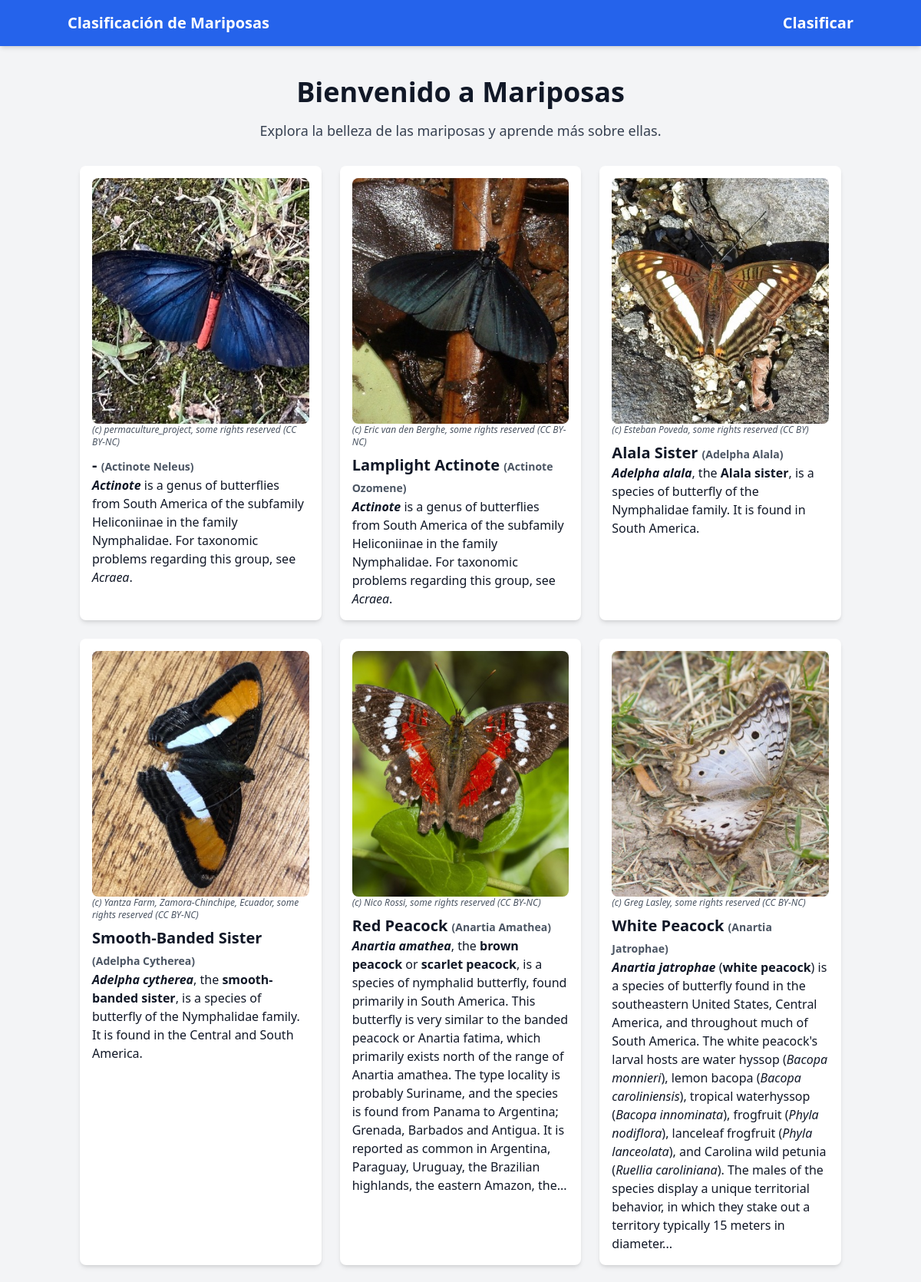
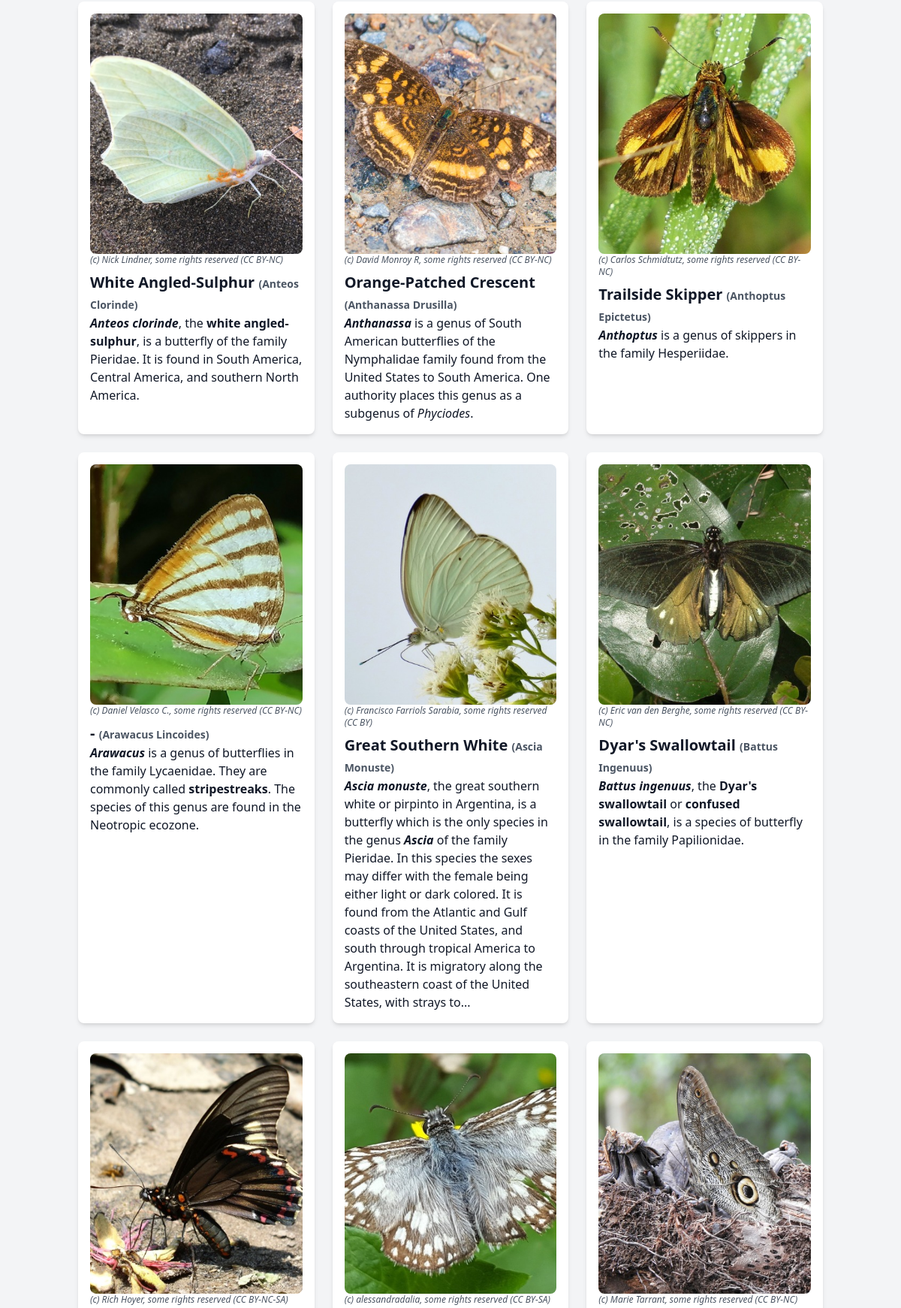
The page / (upper part) on the database its author committed (2 pictures, top to bottom).
### mariposas/models.py (models this page shows, shortened)
class Ficha(models.Model):
    NIVEL_CHOICES = [
        ('especie', 'Especie'),
        ('genero', 'Género'),
        ('familia', 'Familia'),
    ]
    slug = models.SlugField(max_length=100, unique=True)
    cientifico = models.CharField(max_length=100, unique=True)
    comun = models.CharField(max_length=100, blank=True)
    familia = models.CharField(max_length=50)
    taxon_id = models.PositiveIntegerField(unique=True)
    resumen = models.TextField()
    resumen_nivel = models.CharField(max_length=10, choices=NIVEL_CHOICES)
    resumen_ambito = models.CharField(max_length=100)
    wikipedia = models.URLField()
    inaturalist = models.URLField()
    imagen = models.ImageField(upload_to='fichas')
    atribucion = models.CharField(max_length=200)
    licencia = models.CharField(max_length=20)
    class Meta:
        ordering = ['cientifico']

### mariposas/views.py (the view)
# urls.py: path('', views.inicio, name='inicio'),
def inicio(request):
    mariposas = Ficha.objects.all()
    return render(request, 'inicio.html', {"mariposas": mariposas})

### mariposas/templatetags/markdown_tag.py (called while the page is built)
@register.filter(name='markdown')
def markdown_format(text):
    return mark_safe(markdown.markdown(text, extensions=['extra', 'codehilite']))

### mariposas/templates/inicio.html (shortened to what this page needs)
{% extends 'base.html' %}
{% load markdown_tag %}
{% block content %}
  <div class="flex flex-col items-center justify-center min-h-screen bg-gray-100">
    <h1 class="text-4xl font-bold mb-4">Bienvenido a Mariposas</h1>
    <p class="text-lg text-gray-700 mb-8">Explora la belleza de las mariposas y aprende más sobre ellas.</p>
    {% if mariposas %}
      <div class="grid grid-cols-1 sm:grid-cols-2 md:grid-cols-3 gap-6">
        {% for mariposa in mariposas %}
          <div class="bg-white p-4 rounded-lg shadow-md">
            <img src="{{ mariposa.imagen.url }}" alt="{{ mariposa.comun }}" class="w-full min-h-80 object-cover rounded-lg">
            <p class="text-gray-600 text-xs mb-2"><em>{{ mariposa.atribucion }}</em></p>
            <h2 class="text-xl font-semibold capitalize">{{ mariposa.comun|default:"-" }} <span class="text-gray-600 text-sm">({{ mariposa.cientifico }})</span></h2>
            <p class="text-gray-600">{{ mariposa.resumen|markdown }}</p>
          </div>
        {% endfor %}
      </div>
    {% else %}
      <p class="text-gray-600">No hay mariposas disponibles en este momento.</p>
    {% endif %}
  </div>
{% endblock %}

### mariposas/templates/base.html (shortened to what this page needs)
{% load static %}
<!doctype html>
<html lang="en">
  <head>
    <script src="https://cdn.tailwindcss.com"></script>
    <link
      rel="stylesheet"
      href="https://cdnjs.cloudflare.com/ajax/libs/font-awesome/7.3.1/css/all.min.css"
    />
  </head>
  <body class="bg-gray-100 text-gray-900 min-h-screen">
    <nav class="bg-blue-600 p-4 text-white shadow-md">
      <div class="container mx-auto flex justify-between items-center">
        <a href="{% url 'mariposas:inicio' %}" class="font-bold text-xl">
          Clasificación de Mariposas
        </a>
        <a href="{% url 'mariposas:clasificacion' %}" class="font-bold text-xl">
          Clasificar
        </a>
      </div>
    </nav>
    <main class="container mx-auto mt-10 px-4">
      {% block content %} {% endblock %}
    </main>
  </body>
</html>

### rows shown on the page
Ficha: imagen (picture), atribucion "(c) permaculture_project, some rights reserved (CC BY-NC)", comun "-", cientifico "Actinote Neleus", resumen "Actinote is a genus of butterflies from South America of the subfamily Heliconiinae in the family Nymphalidae. For taxonomic problems regarding this group, see Acraea ."
Ficha: imagen (picture), atribucion "(c) Eric van den Berghe, some rights reserved (CC BY-NC)", comun "Lamplight Actinote", cientifico "Actinote Ozomene", resumen "Actinote is a genus of butterflies from South America of the subfamily Heliconiinae in the family Nymphalidae. For taxonomic problems regarding this group, see Acraea ."
Ficha: imagen (picture), atribucion "(c) Esteban Poveda, some rights reserved (CC BY)", comun "Alala Sister", cientifico "Adelpha Alala", resumen "Adelpha alala , the Alala sister , is a species of butterfly of the Nymphalidae family. It is found in South America."
Ficha: imagen (picture), atribucion "(c) Yantza Farm, Zamora-Chinchipe, Ecuador, some rights reserved (CC BY-NC)", comun "Smooth-Banded Sister", cientifico "Adelpha Cytherea", resumen "Adelpha cytherea , the smooth-banded sister , is a species of butterfly of the Nymphalidae family. It is found in the Central and South America."
Ficha: imagen (picture), atribucion "(c) Nico Rossi, some rights reserved (CC BY-NC)", comun "Red Peacock", cientifico "Anartia Amathea", resumen "Anartia amathea , the brown peacock or scarlet peacock , is a species of nymphalid butterfly, found primarily in South America. This butterfly is very similar to the banded peacock or Anartia fatima, which primarily exists north of the range of Anartia amathea. The type locality is probably Suriname, and the species is found from Panama to Argentina; Grenada, Barbados and Antigua. It is reported as common in Argentina, Paraguay, Uruguay, the Brazilian highlands, the eastern Amazon, the..."
Ficha: imagen (picture), atribucion "(c) Greg Lasley, some rights reserved (CC BY-NC)", comun "White Peacock", cientifico "Anartia Jatrophae", resumen "Anartia jatrophae ( white peacock ) is a species of butterfly found in the southeastern United States, Central America, and throughout much of South America. The white peacock's larval hosts are water hyssop ( Bacopa monnieri ), lemon bacopa ( Bacopa caroliniensis ), tropical waterhyssop ( Bacopa innominata ), frogfruit ( Phyla nodiflora ), lanceleaf frogfruit ( Phyla lanceolata ), and Carolina wild petunia ( Ruellia caroliniana ). The males of the species display a unique territorial behavior, in which they stake out a territory typically 15 meters in diameter..."
Ficha: imagen (picture), atribucion "(c) Nick Lindner, some rights reserved (CC BY-NC)", comun "White Angled-Sulphur", cientifico "Anteos Clorinde", resumen "Anteos clorinde , the white angled-sulphur , is a butterfly of the family Pieridae. It is found in South America, Central America, and southern North America."
Ficha: imagen (picture), atribucion "(c) David Monroy R, some rights reserved (CC BY-NC)", comun "Orange-Patched Crescent", cientifico "Anthanassa Drusilla", resumen "Anthanassa is a genus of South American butterflies of the Nymphalidae family found from the United States to South America. One authority places this genus as a subgenus of Phyciodes ."
Ficha: imagen (picture), atribucion "(c) Carlos Schmidtutz, some rights reserved (CC BY-NC)", comun "Trailside Skipper", cientifico "Anthoptus Epictetus", resumen "Anthoptus is a genus of skippers in the family Hesperiidae."
Ficha: imagen (picture), atribucion "(c) Daniel Velasco C., some rights reserved (CC BY-NC)", comun "-", cientifico "Arawacus Lincoides", resumen "Arawacus is a genus of butterflies in the family Lycaenidae. They are commonly called stripestreaks . The species of this genus are found in the Neotropic ecozone."
Ficha: imagen (picture), atribucion "(c) Francisco Farriols Sarabia, some rights reserved (CC BY)", comun "Great Southern White", cientifico "Ascia Monuste", resumen "Ascia monuste , the great southern white or pirpinto in Argentina, is a butterfly which is the only species in the genus Ascia of the family Pieridae. In this species the sexes may differ with the female being either light or dark colored. It is found from the Atlantic and Gulf coasts of the United States, and south through tropical America to Argentina. It is migratory along the southeastern coast of the United States, with strays to..."
Ficha: imagen (picture), atribucion "(c) Eric van den Berghe, some rights reserved (CC BY-NC)", comun "Dyar's Swallowtail", cientifico "Battus Ingenuus", resumen "Battus ingenuus , the Dyar's swallowtail or confused swallowtail , is a species of butterfly in the family Papilionidae."
Ficha: imagen (picture), atribucion "(c) Rich Hoyer, some rights reserved (CC BY-NC-SA)"
Ficha: imagen (picture), atribucion "(c) alessandradalia, some rights reserved (CC BY-SA)"
Ficha: imagen (picture), atribucion "(c) Marie Tarrant, some rights reserved (CC BY-NC)"
